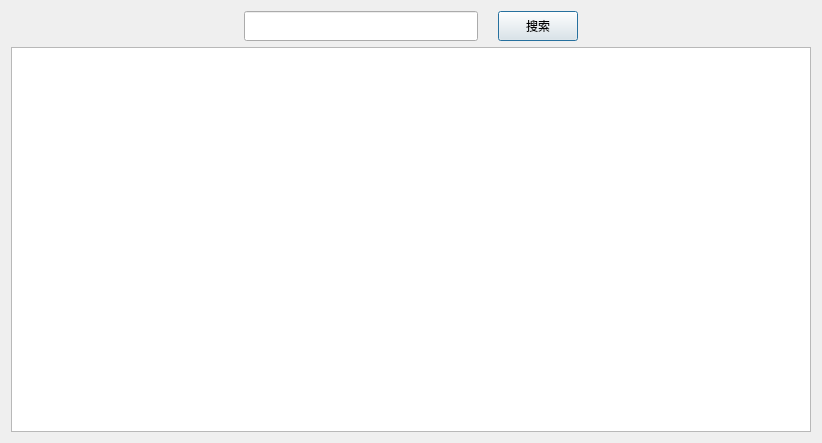
<?xml version="1.0" encoding="UTF-8"?>
<ui version="4.0">
 <class>SearchDialog</class>
 <widget class="QDialog" name="SearchDialog">
  <property name="geometry">
   <rect>
    <x>0</x>
    <y>0</y>
    <width>822</width>
    <height>443</height>
   </rect>
  </property>
  <property name="windowTitle">
   <string>Dialog</string>
  </property>
  <layout class="QVBoxLayout" name="verticalLayout">
   <item>
    <layout class="QHBoxLayout" name="horizontalLayout">
     <property name="spacing">
      <number>20</number>
     </property>
     <item>
      <spacer name="horizontalSpacer">
       <property name="orientation">
        <enum>Qt::Horizontal</enum>
       </property>
       <property name="sizeHint" stdset="0">
        <size>
         <width>40</width>
         <height>20</height>
        </size>
       </property>
      </spacer>
     </item>
     <item>
      <widget class="QLineEdit" name="lineEdit">
       <property name="minimumSize">
        <size>
         <width>0</width>
         <height>30</height>
        </size>
       </property>
       <property name="maximumSize">
        <size>
         <width>16777215</width>
         <height>30</height>
        </size>
       </property>
       <property name="font">
        <font>
         <pointsize>13</pointsize>
         <bold>true</bold>
        </font>
       </property>
      </widget>
     </item>
     <item>
      <widget class="QPushButton" name="pushButton">
       <property name="minimumSize">
        <size>
         <width>0</width>
         <height>30</height>
        </size>
       </property>
       <property name="maximumSize">
        <size>
         <width>16777215</width>
         <height>30</height>
        </size>
       </property>
       <property name="text">
        <string>搜索</string>
       </property>
      </widget>
     </item>
     <item>
      <spacer name="horizontalSpacer_2">
       <property name="orientation">
        <enum>Qt::Horizontal</enum>
       </property>
       <property name="sizeHint" stdset="0">
        <size>
         <width>40</width>
         <height>20</height>
        </size>
       </property>
      </spacer>
     </item>
    </layout>
   </item>
   <item>
    <widget class="QTableView" name="tableView"/>
   </item>
  </layout>
 </widget>
 <resources/>
 <connections/>
</ui>
